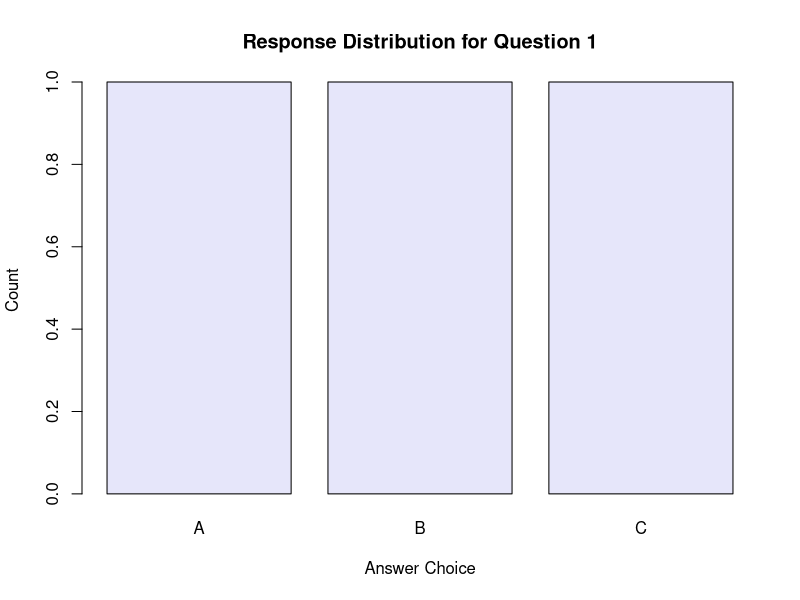
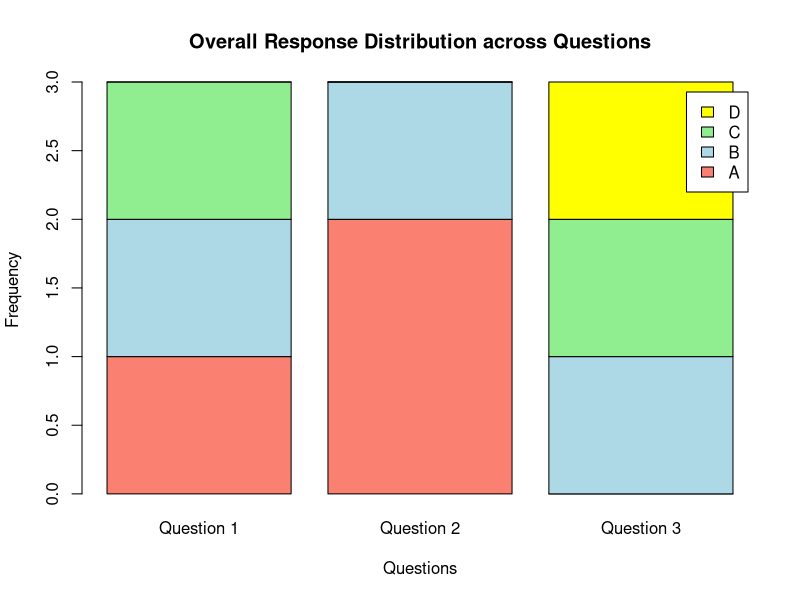
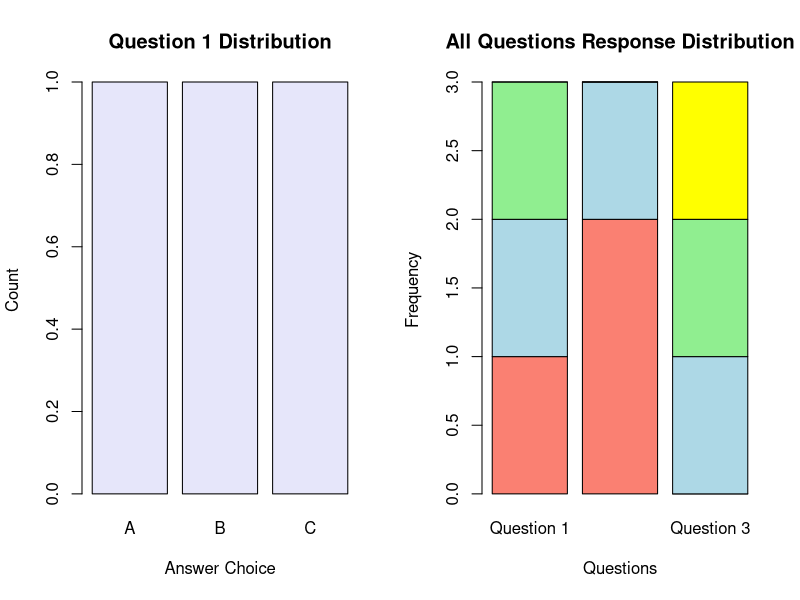

The R script that drew these images, in order:
# Experiment 9: Survey Responses Analysis
# Course: Data Handling and Visualization

# Dataset
df9 <- data.frame(
  SurveyID = 1:3,
  Question1 = c("A", "B", "C"),
  Question2 = c("B", "A", "A"),
  Question3 = c("C", "D", "B")
)

cat("--- Experiment 9: Survey Responses Analysis ---\n")
print(df9)

# Q1: Create a grouped bar chart to visualize the distribution of answers for Question 1.
q1_counts <- table(df9$Question1)
png("outputs/exp9_q1_bar_chart.png", width=800, height=600)
barplot(q1_counts, col="lavender", xlab="Answer Choice", ylab="Count", main="Response Distribution for Question 1")
dev.off()

# Q2: Generate a stacked bar chart to represent the overall distribution of responses for all three questions.
options_list <- c("A", "B", "C", "D")
q_matrix <- matrix(0, nrow=4, ncol=3)
rownames(q_matrix) <- options_list
colnames(q_matrix) <- c("Question 1", "Question 2", "Question 3")
for (o in options_list) {
  q_matrix[o, 1] <- sum(df9$Question1 == o)
  q_matrix[o, 2] <- sum(df9$Question2 == o)
  q_matrix[o, 3] <- sum(df9$Question3 == o)
}
png("outputs/exp9_q2_stacked_bar.png", width=800, height=600)
barplot(q_matrix, col=c("salmon", "lightblue", "lightgreen", "yellow"), legend=rownames(q_matrix),
        xlab="Questions", ylab="Frequency", main="Overall Response Distribution across Questions")
dev.off()

# Q3: Build a table to show the survey response data for each survey.
# (Printed to console above)

# Q4: Develop a Tableau dashboard simulation.
png("outputs/exp9_q4_dashboard_simulation.png", width=1200, height=600)
par(mfrow=c(1,2))
barplot(q1_counts, col="lavender", xlab="Answer Choice", ylab="Count", main="Question 1 Distribution")
barplot(q_matrix, col=c("salmon", "lightblue", "lightgreen", "yellow"),
        xlab="Questions", ylab="Frequency", main="All Questions Response Distribution")
dev.off()
cat("Experiment 9 successfully completed. Plots saved to outputs/.\n\n")
